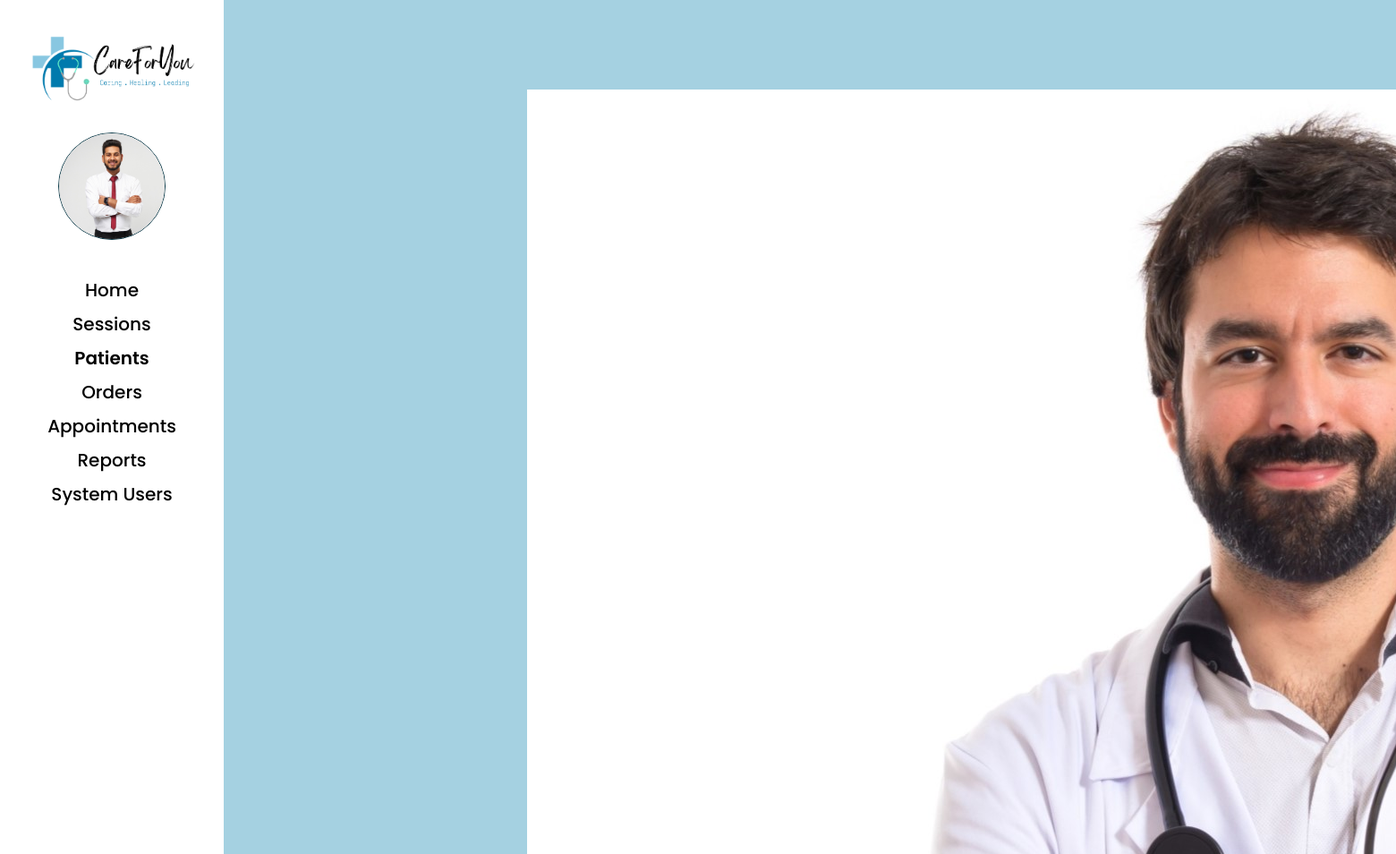
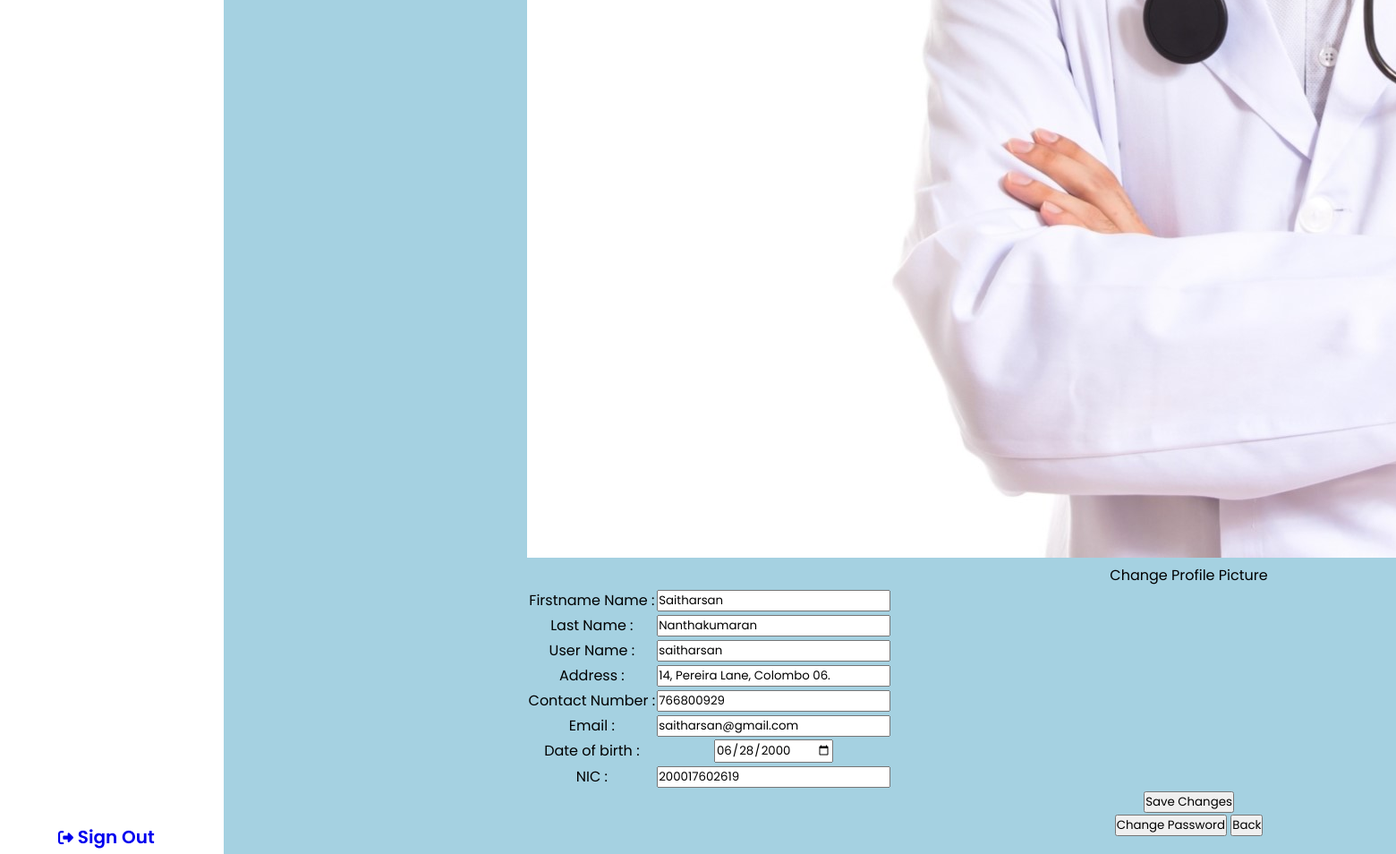
The app's page /admin/admin-patient-edit-detail.php?id=1 (signed in) with its own data (2 pictures, top to bottom).
### tables this page shows
CREATE TABLE `tbl_patient` (
  `p_id` int(10) NOT NULL,
  `userid` int(10) NOT NULL,
  `first_name` varchar(100) NOT NULL,
  `last_name` varchar(100) NOT NULL,
  `gender` varchar(30) NOT NULL,
  `dob` varchar(15) NOT NULL,
  `nic` varchar(20) NOT NULL,
  `contact` int(10) NOT NULL,
  `address` varchar(255) NOT NULL,
  `profile_picture` varchar(255) NOT NULL DEFAULT 'user.png',
  `acc_createdate` varchar(50) NOT NULL
);

CREATE TABLE `tbl_sysusers` (
  `userid` int(10) NOT NULL,
  `actortype` varchar(100) NOT NULL,
  `username` varchar(100) NOT NULL,
  `password` varchar(255) NOT NULL,
  `status` int(1) NOT NULL DEFAULT 1,
  `email` varchar(30) NOT NULL
);

### admin/admin-patient-edit-detail.php (the view, shortened to what this page needs)
<?php include('../config/constants.php') ?>
<?php
  $id=$_GET['id'];
  $query="SELECT * FROM tbl_patient INNER JOIN tbl_sysusers ON tbl_patient.userid = tbl_sysusers.userid WHERE p_id = $id";
  $result=mysqli_query($conn,$query);
  $row = mysqli_fetch_assoc($result);
?>
<!DOCTYPE html>
<html lang="en">
<head>
    <link rel="stylesheet" href="../css/admin-view-patient.css">
</head>
<body>
    <div class="wrapper">
        <div class="sidebar">
            <a href="../index.php"><img src="../images/logo.png" alt="logo" class="logo"></a>
            <img src="../images/admin-user.jpg" alt="user" class="imgframe">
            <ul>
                <li><a href="admin_home.php">Home</a></li>
                <li><a href="admin-session-view.php">Sessions</a></li>
                <li><a href="admin-patient-view.php"><div class="highlighttext">Patients</a></li>
                <li><a href="">Orders</a></li>
                <li><a href="admin-appointment.php">Appointments</a></li>
                <li><a href="#">Reports</a></li>
                <li><a href="admin-system-users.php">System Users</div></a></li>
                <li><a href="admin_viewprofile.php">Profile</a></li>
            <div class="signouttext"><a href="../logout.php"><i class="fa-solid fa-right-from-bracket"></i> Sign Out </a></div>
            <div class="main_content">
                <div class="info">
                    <span>
                        <div class="main_content">
                            <div class="info">
                                <span>
                                    <div class="square-patient-edit">
                                        <figure>
                                            <img src="../images/doctor.jpg" alt="user" class="patient-profile-edit">
                                            <figcaption class="change-profile-txt">Change Profile Picture</figcaption>
                                        </figure>
                                        <div class="edit-patient-table">
                                        <form  action="admin-patient-view-detail.php?id=<?php echo $id; ?>" method="POST" >
                                            <table class="tbl-square-edit-patient">
                                                <tr>
                                                    <td>Firstname Name :</td>
                                                    <td><input type="text" class="form-control" name="fname" required="" autofocus="true" value="<?php echo $row['first_name']?>"/></td>
                                                </tr>
                                                <td>Last Name :</td>
                                                    <td><input type="text" class="form-control" name="lname" required="" autofocus="true" value="<?php echo $row['last_name']?>"/></td>
                                                <tr>
                                                    <td>User Name :</td>
                                                    <td><input type="text" class="form-control" name="username" required="" autofocus="true" value="<?php echo $row['username']?>"/></td>
                                                </tr>
                                                <tr>
                                                    <td>Address :</td>
                                                    <td><input type="textarea" class="form-control-address" name="address" required="" autofocus="true" value="<?php echo $row['address']?>" /></td>
                                                </tr>
                                                <tr>
                                                    <td>Contact Number :</td>
                                                    <td><input type="text" class="form-control" name="contact" required="" autofocus="true" value="<?php echo $row['contact']?>"/></td>
                                                </tr>
                                                <tr>
                                                    <td>Email :</td>
                                                    <td><input type="email" class="form-control" name="email" required="" autofocus="true" value="<?php echo $row['email']?>"/></td>
                                                </tr>
                                                <tr>
                                                    <td>Date of birth :</td>
                                                    <td><input type="date" class="form-control" name="dob" required="" autofocus="true" value="<?php echo $row['dob']?>"/></td>
                                                </tr>
                                                <tr>
                                                    <td>NIC :</td>
                                                    <td><input type="text" class="form-control" name="nic" required="" autofocus="true" value="<?php echo $row['nic']?>" /></td>
                                                </tr>
                                            </table>
                                            <td><button type="submit" class="btn-save-changes"   name="update"><span>Save Changes</span></button></td>
                                            </form>
                                            <td><button  class="btn-change-password" onclick='location.href="admin-change-password.php?id=<?php echo $row["p_id"] ; ?>"'><span>Change Password</span></button></td>
                                            <td><button class="btn-back-edit-detail" onclick='location.href="admin-patient-view-detail.php?id=<?php echo $row["p_id"] ; ?>"'><span>Back</span></button></td>
                                        </div>
                                </span>
                            </div>
                        </div>
                    </span>
                </div>
            </div>
        </div>
</body>
</html>

### css/admin-view-patient.css (style rules this page uses)
* { margin: 0px; padding: 0px; box-sizing: border-box; list-style: none; text-decoration: none; font-family: 'Poppins', sans-serif; }
body { background-color: #A5D1E1; }
.wrapper { display: flex; position: relative; }
.wrapper .sidebar { width: 250px; height: 100%; background: #FFFFFF; padding: 30px 0px; position: fixed; }
.logo { width: 200px; margin-top: 0px; margin-left: 25px; }
.imgframe { width: 120px; height: 120px; margin-top: 20px; margin-left: 65px; border: 1px solid #083746; border-radius: 50%; }
.wrapper .sidebar ul { margin-top: 20px; text-align: center; font-size: 20px; font-weight: 500; padding: 10px; }
.wrapper .sidebar ul li { padding: 4px; vertical-align: middle; }
.wrapper .sidebar ul li a { color: #000000; display: block; }
.signouttext { color: #0D5C75; text-align: center; font-size: 20px; font-weight: 600; position: absolute; bottom: 4px; left: 65px; }
.fa-solid { font-size: 17px; }
.wrapper .main_content { width: 100%; margin-left: 250px; margin-top: 50px; text-align: center; }
.wrapper .main_content .info { margin: 20px; color: #000000; line-height: 25px; }
.wrapper .main_content .info div { margin-bottom: 20px; z-index: 999; }
.highlighttext { color: #0D5C75; font-weight: 600; display: inline; }

### records on screen
tbl_patient: fname "Saitharsan", lname "Nanthakumaran", username "saitharsan", address "14, Pereira Lane, Colombo 06.", contact "766800929", email "saitharsan@gmail.com", dob "06/28/2000", nic "200017602619"
